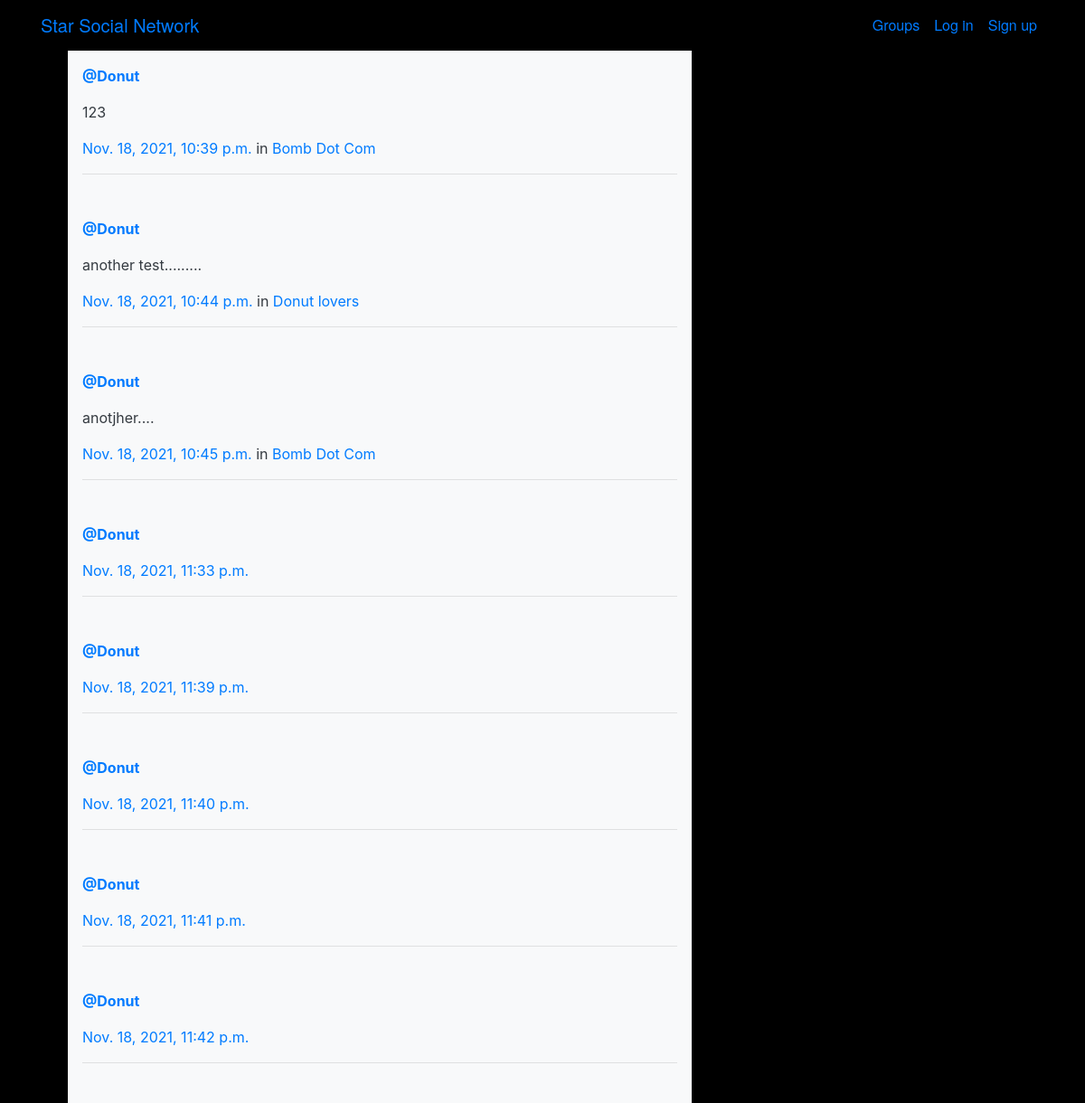
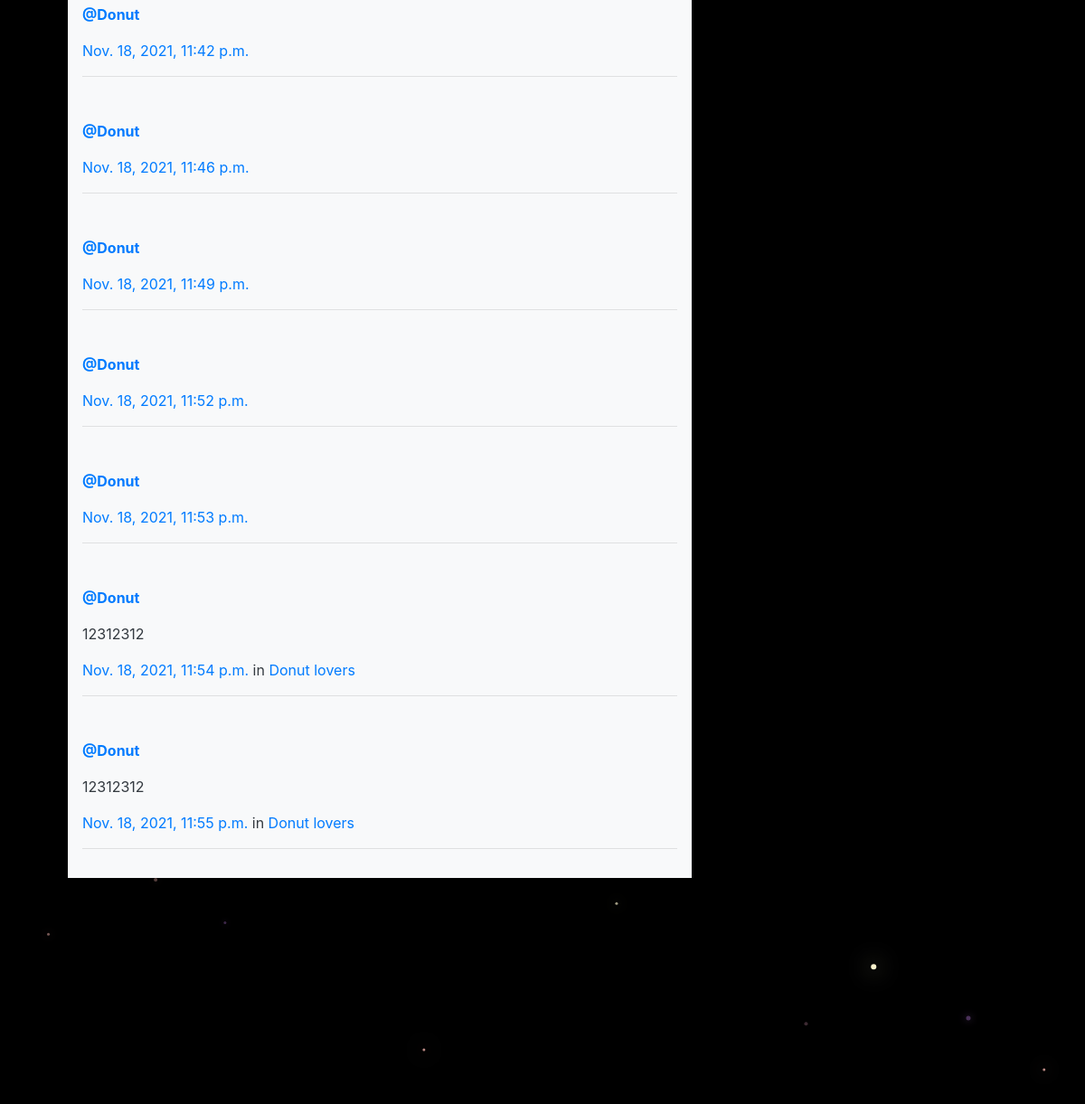
/posts/ (upper part), run on an earlier commit of the app's database (2 pictures, top to bottom).
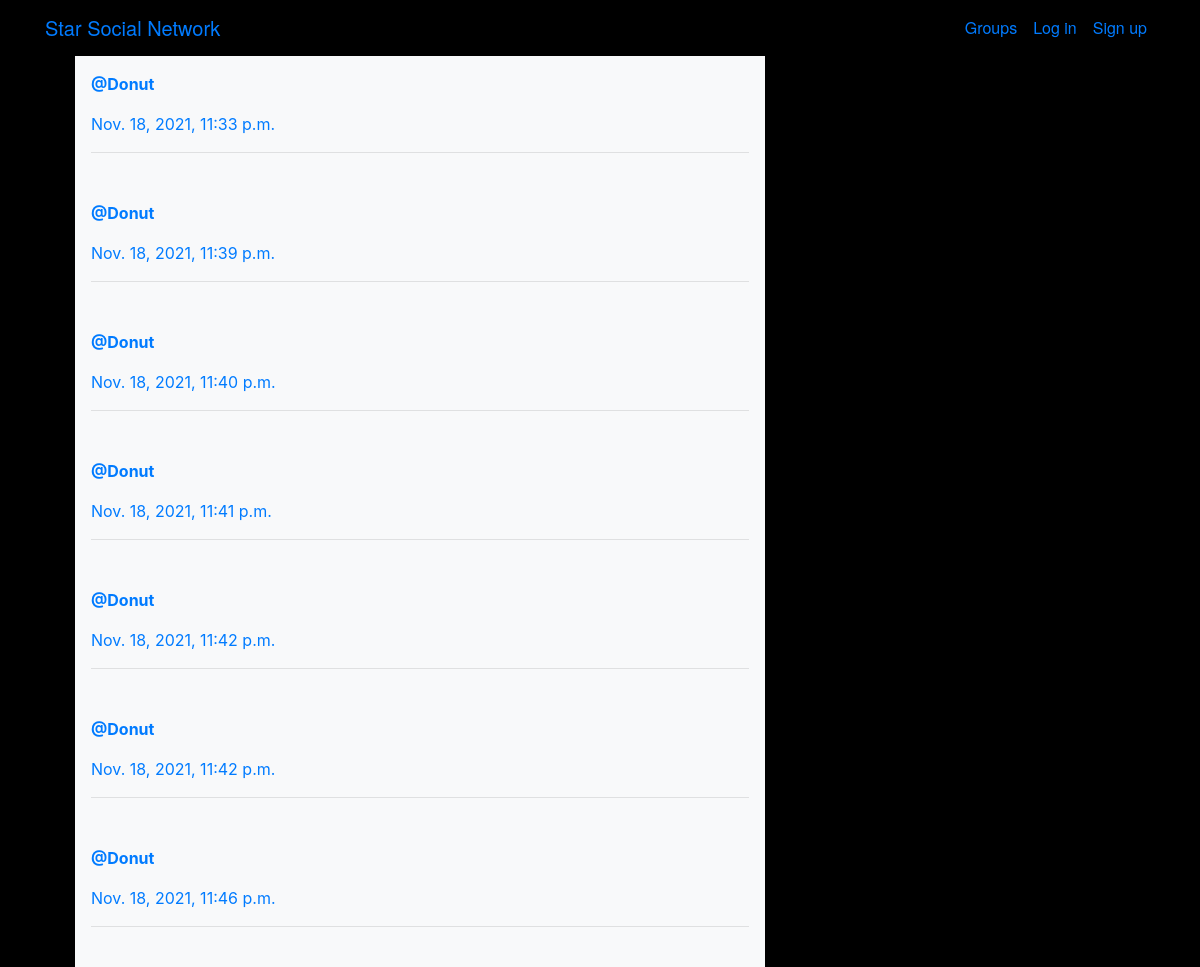
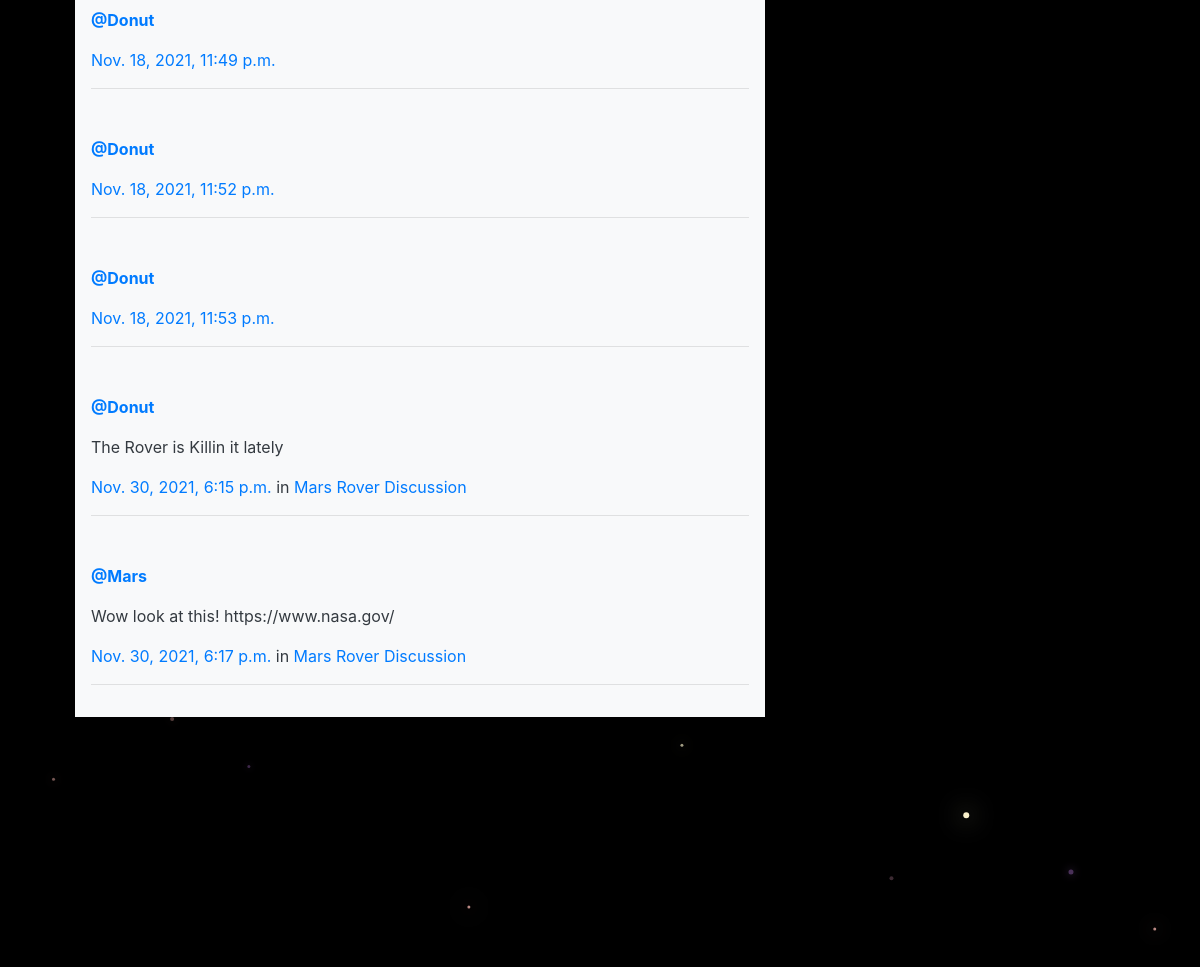
And on a later commit of the database (2 pictures, top to bottom).
### posts/models.py (models this page shows, shortened)
class Post(models.Model):
    user = models.ForeignKey(User,related_name='posts',on_delete=models.CASCADE)
    created_at = models.DateTimeField(auto_now_add=True)
    message = models.TextField(blank=True,)
    message_html = models.TextField(editable=False)
    group = models.ForeignKey(Group,related_name='posts',null = True, blank=True,on_delete=models.CASCADE)

### groups/models.py (models this page shows, shortened)
class Group(models.Model):
    name = models.CharField(max_length=255,unique=True)
    slug = models.SlugField(allow_unicode = True,unique=True)
    description = models.TextField(blank=True, default='')
    description_html = models.TextField(editable=False, default='',blank= True)
    members = models.ManyToManyField(User,through='GroupMember')

### posts/views.py (the view)
# urls.py: path('', views.PostList.as_view(), name="all"),
class PostList(SelectRelatedMixin, generic.ListView):
    model = models.Post
    select_related = ("user", "group")

### posts/templates/posts/post_list.html (shortened to what this page needs)
{% extends "posts/post_base.html" %}
{% load humanize %}
{% block post_content %}
<div class="col-md-8">
	{% for post in post_list %}
  {% include "posts/_post.html" %}
	{% endfor %}
</div>
{% endblock %}

### posts/templates/posts/_post.html (shortened to what this page needs)
<div class="post media">
	<div class="media-body bg-light text-dark p-3">
		<a href="{% url 'posts:for_user' username=post.user.username %}"><strong >@{{ post.user.username }}</strong></a>
		<p class="media-heading nasatext ">{{ post.message_html|safe }}</p>
			<time class="time"><a href="{% url 'posts:single' username=post.user.username pk=post.pk %}">{{ post.created_at}}</a></time>
			{% if post.group %}
			<span class="group-name">in <a href="{% url 'groups:all' %}">{{ post.group.name }}</a></span>
			{% endif %}
		<div class="media-footer">
			<hr>
		</div>
	</div>
</div>

What changed in the data, as far as the page shows it:
removed Post: user.username "Donut", message_html "123", created_at "Nov. 18, 2021, 10:39 p.m.", group.name "Bomb Dot Com"
removed Post: user.username "Donut", message_html "another test.........", created_at "Nov. 18, 2021, 10:44 p.m.", group.name "Donut lovers"
removed Post: user.username "Donut", message_html "anotjher....", created_at "Nov. 18, 2021, 10:45 p.m.", group.name "Bomb Dot Com"
removed Post: user.username "Donut", message_html "12312312", created_at "Nov. 18, 2021, 11:54 p.m.", group.name "Donut lovers"
removed Post: user.username "Donut", message_html "12312312", created_at "Nov. 18, 2021, 11:55 p.m.", group.name "Donut lovers"
added Post: user.username "Donut", message_html "The Rover is Killin it lately", created_at "Nov. 30, 2021, 6:15 p.m.", group.name "Mars Rover Discussion"
added Post: user.username "Mars", message_html "Wow look at this! https://www.nasa.gov/", created_at "Nov. 30, 2021, 6:17 p.m.", group.name "Mars Rover Discussion"
